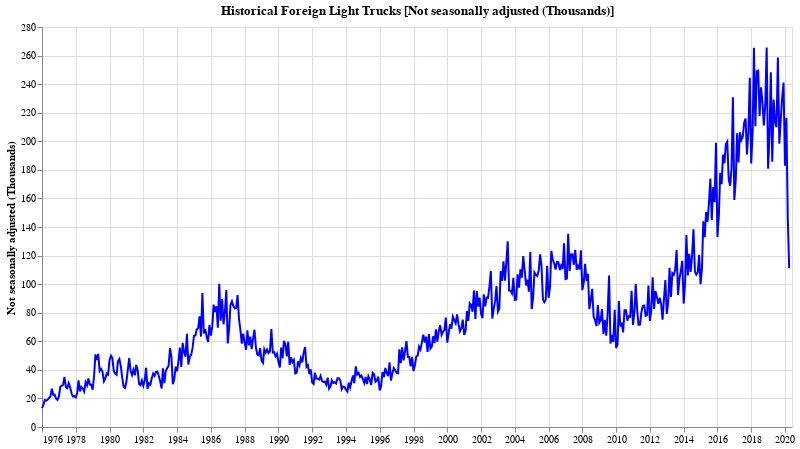

The notebook cell this image was saved under:
### Code cell
doChart(df_foreign_light_trucks, 'Not seasonally adjusted (Thousands)', 'Foreign Light Trucks')

### Figure 1 — Vega-Lite specification as saved in the notebook (floating-point values rounded to 4 significant figures; data arrays with more than 128 entries replaced by an {"elided": "..."} marker saying what was removed)
{"config": {"view": {"continuousWidth": 400, "continuousHeight": 300}}, "data": {"name": "data-10a99fe135cc41d5c5f95d237143afc7"}, "mark": {"type": "line", "color": "blue"}, "background": "white", "encoding": {"x": {"type": "temporal", "axis": {"title": ""}, "field": "dt"}, "y": {"type": "quantitative", "field": "Not seasonally adjusted (Thousands)"}}, "height": 400, "title": "Historical Foreign Light Trucks [Not seasonally adjusted (Thousands)]", "width": 750, "$schema": "https://vega.github.io/schema/vega-lite/v4.8.1.json", "datasets": {"data-10a99fe135cc41d5c5f95d237143afc7": {"elided": "534 records"}}}
